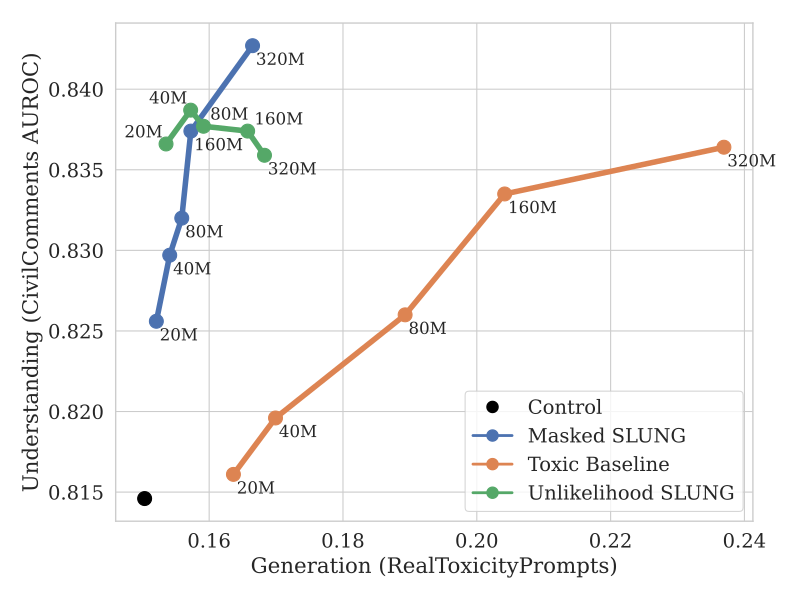

Write Python code to recreate this figure.
import matplotlib
import pandas as pd
import seaborn as sns
import matplotlib.pyplot as plt
import numpy as np
import matplotlib.lines as mlines

# Set style again for clean replot
sns.set()
sns.set_context('paper', font_scale=1.6)
sns.set_style('whitegrid', {'font.family': 'serif', 'font.serif': 'Palatino'})

# Rebuild data (in case of context reset)
token_labels = ['20M', '40M', '80M', '160M', '320M']

masked = [
    (0.152104938, 0.8256),
    (0.1541042105, 0.8297),
    (0.155904074, 0.832),
    (0.1572641481, 0.8374),
    (0.166484858995485, 0.8427)
]
vanilla = [
    (0.1636266313, 0.8161),
    (0.1699153257, 0.8196),
    (0.1892873926, 0.826),
    (0.2041662896, 0.8335),
    (0.23693523341020012, 0.8364)
]
unlikelihood = [
    (0.1535531354, 0.8366),
    (0.1572332991, 0.8387),
    (0.1591481161, 0.8377),
    (0.1657531677, 0.8374),
    (0.16826801053445006, 0.8359)
]

control = [(0.1503543585, 0.8146)]

# model_737 = [(0.1606898429, 0.8118)]

# Build DataFrame
df = pd.DataFrame({
    "Generation Toxicity": [pt[0] for pt in control + masked + vanilla + unlikelihood],
    "Understanding Toxicity": [pt[1] for pt in control + masked + vanilla + unlikelihood],
    "Method": (
        ["Control"] +
        ["Masked"] * len(masked) +
        ["Vanilla"] * len(vanilla) +
        ["Unlikelihood"] * len(unlikelihood)
    ),
    "Tokens Inserted": (
        [None] +
        token_labels +
        token_labels +
        token_labels
    )
})

# Plot setup
plt.figure(figsize=(8, 6))
palette = sns.color_palette()

# Plot lines for masked and vanilla
for method, marker, color in zip(["Masked", "Vanilla", "Unlikelihood"], ['o', 'o', 'o'], palette):
    subset = df[df["Method"] == method]
    plt.plot(subset["Generation Toxicity"], subset["Understanding Toxicity"],
             marker=marker, linestyle='-', color=color, label=method, linewidth=4)
    plt.scatter(subset["Generation Toxicity"], subset["Understanding Toxicity"],
                color=color, zorder=5, s=100)

    # Add token size text at each point
    for _, row in subset.iterrows():
        if row["Method"] == "Unlikelihood":
            if row["Tokens Inserted"] in ["80M", "160M"]:
                plt.text(row["Generation Toxicity"] + 0.0010, row["Understanding Toxicity"] + 0.0002,
                         row["Tokens Inserted"], fontsize=12,
                         ha='left', va='bottom')
            elif row["Tokens Inserted"] == "320M":
                plt.text(row["Generation Toxicity"] + 0.0005, row["Understanding Toxicity"] - 0.0004,
                         row["Tokens Inserted"], fontsize=12,
                         ha='left', va='top')
            else:
                plt.text(row["Generation Toxicity"] - 0.0005, row["Understanding Toxicity"] + 0.0002,
                         row["Tokens Inserted"], fontsize=12,
                         ha='right', va='bottom')
        else:
            plt.text(row["Generation Toxicity"] + 0.0005, row["Understanding Toxicity"] - 0.0004,
                     row["Tokens Inserted"], fontsize=12,
                     ha='left', va='top')

# Plot the baseline point
control_point = df[df["Method"] == "Control"].iloc[0]
plt.scatter(control_point["Generation Toxicity"], control_point["Understanding Toxicity"],
            color="black", s=100, label="Control", zorder=6)

# Legend and labels
control_handle = mlines.Line2D([], [], color='black', marker='o', linestyle='None', markersize=8, label='Control')
masked_handle = mlines.Line2D([], [], color=palette[0], marker='o', linestyle='-', linewidth=2, markersize=8, label='Masked SLUNG')
vanilla_handle = mlines.Line2D([], [], color=palette[1], marker='o', linestyle='-', linewidth=2, markersize=8, label='Toxic Baseline')
unlikelihood_handle = mlines.Line2D([], [], color=palette[2], marker='o', linestyle='-', linewidth=2, markersize=8, label='Unlikelihood SLUNG')

# plt.legend(handles=[filtered_handle, masked_handle, vanilla_handle], loc='lower right')
plt.legend(handles=[control_handle, masked_handle, vanilla_handle, unlikelihood_handle], loc='lower right')


# plt.title("Toxic Data Quantity Scaling")
plt.xlabel("Generation (RealToxicityPrompts)")
plt.ylabel("Understanding (CivilComments AUROC)")
plt.tight_layout()


output_path = "figure3.pdf"
plt.savefig(output_path, format="pdf")
